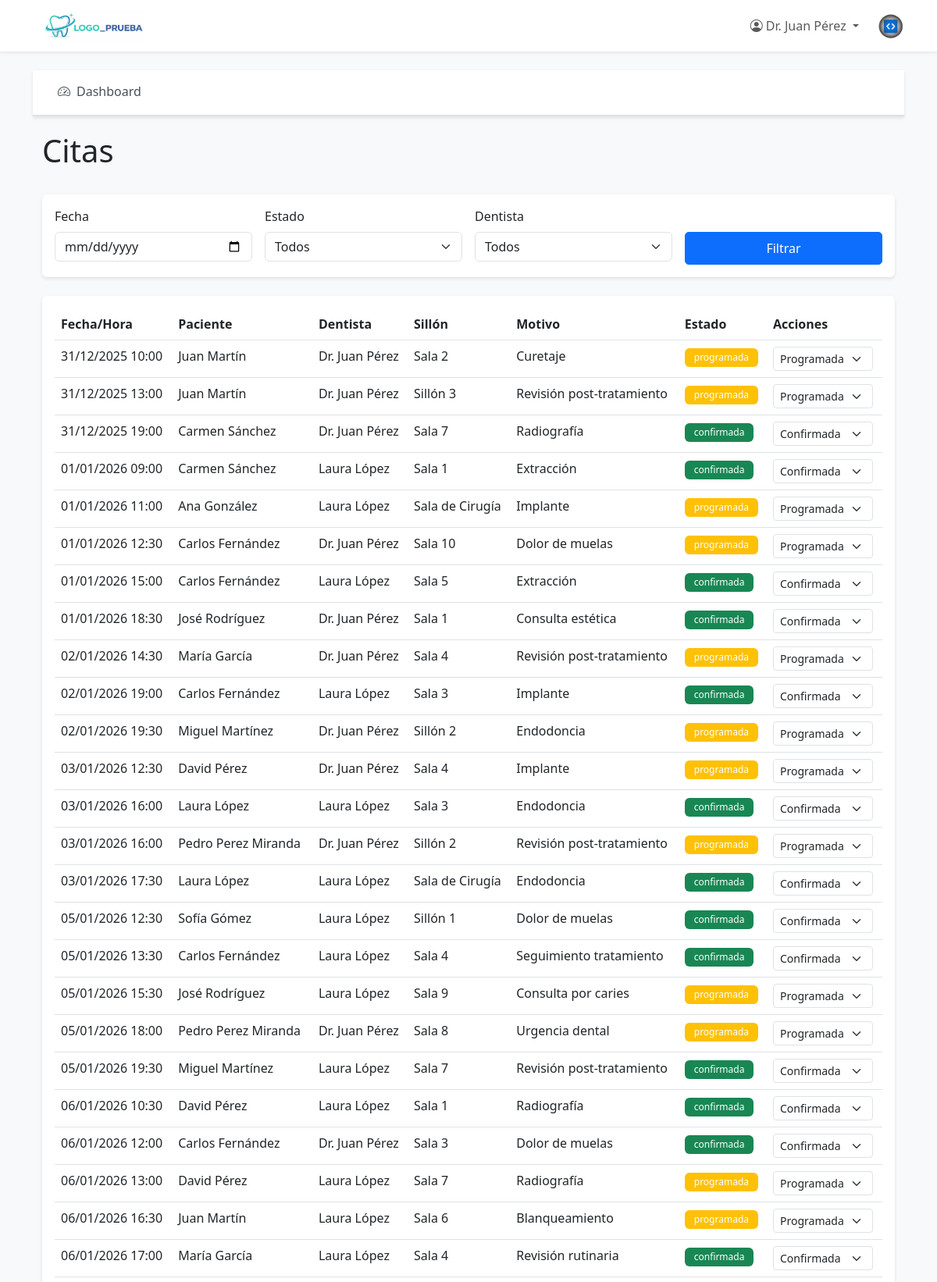
The app's page /panel/citas (signed in, upper part) with its own data.
### app/models.py (models this page shows, shortened)
class User(UserMixin, db.Model):
    __tablename__ = 'users'
    id = db.Column(db.Integer, primary_key=True)
    nombre = db.Column(db.String(100), nullable=False)
    email = db.Column(db.String(120), unique=True, nullable=False, index=True)
    password_hash = db.Column(db.String(255), nullable=False)
    rol = db.Column(db.String(50), nullable=False)  # admin, recepcionista, dentista, auxiliar, comercial
    activo = db.Column(db.Boolean, default=True, nullable=False)
    fecha_creacion = db.Column(db.DateTime, default=datetime.utcnow)
    appointments_as_dentist = db.relationship('Appointment', foreign_keys='Appointment.dentist_id', backref='dentist', lazy='dynamic')
    treatment_plans = db.relationship('TreatmentPlan', backref='dentist_user', lazy='dynamic')
    def is_admin(self):
        return self.rol == 'admin'
    def is_dentist(self):
        return self.rol == 'dentist'
    def is_recepcionista(self):
        return self.rol == 'recepcionista'

class Appointment(db.Model):
    __tablename__ = 'appointments'
    id = db.Column(db.Integer, primary_key=True)
    patient_id = db.Column(db.Integer, db.ForeignKey('patients.id'), nullable=False, index=True)
    dentist_id = db.Column(db.Integer, db.ForeignKey('users.id'), nullable=False, index=True)
    fecha_hora_inicio = db.Column(db.DateTime, nullable=False, index=True)
    fecha_hora_fin = db.Column(db.DateTime, nullable=False)
    room_id = db.Column(db.Integer, db.ForeignKey('rooms.id'), nullable=True, index=True)  # Relación con Room
    sillon = db.Column(db.String(50))  # Mantener por compatibilidad, pero usar room_id
    motivo = db.Column(db.Text)
    estado = db.Column(db.String(50), default='programada', nullable=False)  # programada, confirmada, cancelada, realizada
    notas = db.Column(db.Text)
    fecha_creacion = db.Column(db.DateTime, default=datetime.utcnow)

class Patient(db.Model):
    __tablename__ = 'patients'
    id = db.Column(db.Integer, primary_key=True)
    nombre = db.Column(db.String(100), nullable=False)
    apellidos = db.Column(db.String(100), nullable=False)
    email = db.Column(db.String(120), unique=True, nullable=False, index=True)
    telefono = db.Column(db.String(20))
    fecha_nacimiento = db.Column(db.Date)
    direccion = db.Column(db.Text)
    dni = db.Column(db.String(20), unique=True, index=True)
    fecha_alta = db.Column(db.DateTime, default=datetime.utcnow, nullable=False)
    notas_generales = db.Column(db.Text)
    password_hash = db.Column(db.String(255))  # Para login de pacientes
    activo = db.Column(db.Boolean, default=True, nullable=False)
    appointments = db.relationship('Appointment', backref='patient', lazy='dynamic', cascade='all, delete-orphan')
    clinical_records = db.relationship('ClinicalRecord', backref='patient', lazy='dynamic', cascade='all, delete-orphan')
    odontograms = db.relationship('Odontogram', backref='patient', lazy='dynamic', cascade='all, delete-orphan')
    treatment_plans = db.relationship('TreatmentPlan', backref='patient', lazy='dynamic', cascade='all, delete-orphan')
    invoices = db.relationship('Invoice', backref='patient', lazy='dynamic', cascade='all, delete-orphan')
    notifications = db.relationship('Notification', backref='patient', lazy='dynamic', cascade='all, delete-orphan')
    def nombre_completo(self):
        return f"{self.nombre} {self.apellidos}"

### app/routes_panel.py (the view)
@bp.route('/citas')
@login_required
@role_required('admin', 'recepcionista', 'dentista')
def citas_list():
    fecha = request.args.get('fecha')
    estado = request.args.get('estado')
    dentist_id = request.args.get('dentist_id', type=int)
    query = Appointment.query
    if current_user.is_dentist():
        query = query.filter_by(dentist_id=current_user.id)
    elif dentist_id:
        query = query.filter_by(dentist_id=dentist_id)
    if fecha:
        fecha_obj = datetime.strptime(fecha, '%Y-%m-%d').date()
        inicio_dia = datetime.combine(fecha_obj, datetime.min.time())
        fin_dia = datetime.combine(fecha_obj, datetime.max.time())
        query = query.filter(
            Appointment.fecha_hora_inicio >= inicio_dia,
            Appointment.fecha_hora_inicio <= fin_dia
        )
    else:
        query = query.filter(Appointment.fecha_hora_inicio >= datetime.now())
    if estado:
        query = query.filter_by(estado=estado)
    citas = query.order_by(Appointment.fecha_hora_inicio).all()
    dentistas = User.query.filter_by(rol='dentista', activo=True).all()
    return render_template('panel/citas/list.html', citas=citas, dentistas=dentistas,
                         fecha=fecha, estado=estado, dentist_id=dentist_id)

### app/models.py (called while the page is built)
    @classmethod
    def get_settings(cls):
        settings = cls.query.first()
        if not settings:
            settings = cls(nombre_clinica='Clínica Dental')
            db.session.add(settings)
            db.session.commit()
        return settings

### app/routes_auth.py (called while the page is built)
def role_required(*roles):
    def decorator(f):
        @wraps(f)
        @login_required
        def decorated_function(*args, **kwargs):
            if current_user.rol not in roles:
                flash('No tienes permisos para acceder a esta página.', 'error')
                return redirect(url_for('panel.dashboard'))
            return f(*args, **kwargs)
        return decorated_function
    return decorator

### templates/panel/citas/list.html (shortened to what this page needs)
{% extends "panel/base.html" %}
{% block panel_content %}
<div class="d-flex justify-content-between align-items-center mb-4">
    <h1>Citas</h1>
</div>
<div class="card mb-4">
    <div class="card-body">
        <form method="GET" class="row g-3">
            <div class="col-md-3">
                <label class="form-label">Fecha</label>
                <input type="date" class="form-control" name="fecha" value="{{ fecha }}">
            </div>
            <div class="col-md-3">
                <label class="form-label">Estado</label>
                <select class="form-select" name="estado">
                    <option value="">Todos</option>
                </select>
            </div>
            {% if not current_user.is_dentist() %}
            <div class="col-md-3">
                <label class="form-label">Dentista</label>
                <select class="form-select" name="dentist_id">
                    <option value="">Todos</option>
                </select>
            </div>
            {% endif %}
            <div class="col-md-3">
                <label class="form-label">&nbsp;</label>
                <button type="submit" class="btn btn-primary w-100">Filtrar</button>
            </div>
        </form>
    </div>
</div>
<div class="card">
    <div class="card-body">
        {% if citas %}
        <div class="table-responsive">
            <table class="table table-hover">
                <thead>
                    <tr>
                        <th>Fecha/Hora</th>
                        <th>Paciente</th>
                        {% if not current_user.is_dentist() %}
                        <th>Dentista</th>
                        {% endif %}
                        <th>Sillón</th>
                        <th>Motivo</th>
                        <th>Estado</th>
                        <th>Acciones</th>
                    </tr>
                </thead>
                <tbody>
                    {% for cita in citas %}
                    <tr>
                        <td>{{ cita.fecha_hora_inicio.strftime('%d/%m/%Y %H:%M') }}</td>
                        <td>{{ cita.patient.nombre_completo() }}</td>
                        {% if not current_user.is_dentist() %}
                        <td>{{ cita.dentist.nombre }}</td>
                        {% endif %}
                        <td>{{ cita.sillon or '-' }}</td>
                        <td>{{ cita.motivo or '-' }}</td>
                        <td>
                            <span class="badge bg-{{ 'success' if cita.estado == 'confirmada' else 'warning' if cita.estado == 'programada' else 'secondary' }}">
                                {{ cita.estado }}
                            </span>
                        </td>
                        <td>
                            <form method="POST" action="{{ url_for('panel.cita_change_status', cita_id=cita.id) }}" class="d-inline">
                                <select name="estado" class="form-select form-select-sm d-inline" style="width: auto;" onchange="this.form.submit()">
                                    <option value="programada" {% if cita.estado == 'programada' %}selected{% endif %}>Programada</option>
                                    <option value="confirmada" {% if cita.estado == 'confirmada' %}selected{% endif %}>Confirmada</option>
                                </select>
                            </form>
                        </td>
                    </tr>
                    {% endfor %}
                </tbody>
            </table>
        </div>
        {% else %}
        <p class="text-muted">No se encontraron citas con los filtros seleccionados.</p>
        {% endif %}
    </div>
</div>
{% endblock %}

### templates/base.html (shortened to what this page needs)
<!DOCTYPE html>
<html lang="es">
<head>
    <link href="https://cdn.jsdelivr.net/npm/bootstrap@5.3.0/dist/css/bootstrap.min.css" rel="stylesheet">
    <link rel="stylesheet" href="https://cdn.jsdelivr.net/npm/bootstrap-icons@1.11.0/font/bootstrap-icons.css">
    <link rel="stylesheet" href="{{ url_for('static', filename='css/style.css') }}">
</head>
<body>
    <nav class="navbar navbar-expand-lg navbar-light bg-white shadow-sm">
        <div class="container">
            <a class="navbar-brand d-flex align-items-center" href="{{ url_for('public.index') }}">
                <img src="{{ url_for('static', filename='logo.png') }}" alt="Clínica Dental" height="40" class="me-2">
            </a>
            <div class="collapse navbar-collapse" id="navbarNav">
                <ul class="navbar-nav ms-auto align-items-center">
                    {% if current_user.is_authenticated %}
                        {% if current_user.__class__.__name__ == 'User' %}
                            <li class="nav-item dropdown">
                                <a class="nav-link dropdown-toggle" href="#" id="navbarDropdown" role="button" data-bs-toggle="dropdown">
                                    <i class="bi bi-person-circle"></i> {{ current_user.nombre }}
                                </a>
                            </li>
                            <li class="nav-item d-flex align-items-center ms-3">
                                <img src="{{ url_for('static', filename='logo_jm.png') }}"
                                     alt="JM"
                                     height="35"
                                     class="logo-ayuda"
                                     style="cursor: pointer;"
                                     data-bs-target="#modalAyuda"
                                     title="¿Necesitas ayuda?"
                                     onclick="var modal = new bootstrap.Modal(document.getElementById('modalAyuda')); modal.show();">
                            </li>
                        {% endif %}
                    {% endif %}
                </ul>
            </div>
        </div>
    </nav>
    <main class="{% block main_class %}container my-4{% endblock %}">
        {% block content %}{% endblock %}
    </main>
</body>
</html>

### static/css/style.css (style rules this page uses)
:root { --primary-color: #0d6efd; --secondary-color: #6c757d; --success-color: #198754; --danger-color: #dc3545; --warning-color: #ffc107; --light-bg: #f8f9fa; }
body { font-family: 'Segoe UI', Tahoma, Geneva, Verdana, sans-serif; background-color: var(--light-bg); }
.navbar-brand { font-weight: bold; font-size: 1.5rem; }
.card { border: none; box-shadow: 0 2px 4px rgba(0,0,0,0.1); margin-bottom: 20px; }
.btn { border-radius: 5px; padding: 8px 16px; }
.btn-primary { background-color: var(--primary-color); border-color: var(--primary-color); }
.table { background-color: #fff; }
.table thead { background-color: var(--light-bg); }
.badge { padding: 6px 12px; font-weight: 500; }

### records on screen
User: nombre "Dr. Juan Pérez"
Appointment: fecha_hora_inicio "31/12/2025 10:00", patient.nombre_completo "Juan Martín", dentist.nombre "Dr. Juan Pérez", sillon "Sala 2", motivo "Curetaje", estado "programada", estado "Programada"
Appointment: fecha_hora_inicio "31/12/2025 13:00", patient.nombre_completo "Juan Martín", dentist.nombre "Dr. Juan Pérez", sillon "Sillón 3", motivo "Revisión post-tratamiento", estado "programada", estado "Programada"
Appointment: fecha_hora_inicio "31/12/2025 19:00", patient.nombre_completo "Carmen Sánchez", dentist.nombre "Dr. Juan Pérez", sillon "Sala 7", motivo "Radiografía", estado "confirmada", estado "Confirmada"
Appointment: fecha_hora_inicio "01/01/2026 09:00", patient.nombre_completo "Carmen Sánchez", dentist.nombre "Laura López", sillon "Sala 1", motivo "Extracción", estado "confirmada", estado "Confirmada"
Appointment: fecha_hora_inicio "01/01/2026 11:00", patient.nombre_completo "Ana González", dentist.nombre "Laura López", sillon "Sala de Cirugía", motivo "Implante", estado "programada", estado "Programada"
Appointment: fecha_hora_inicio "01/01/2026 12:30", patient.nombre_completo "Carlos Fernández", dentist.nombre "Dr. Juan Pérez", sillon "Sala 10", motivo "Dolor de muelas", estado "programada", estado "Programada"
Appointment: fecha_hora_inicio "01/01/2026 15:00", patient.nombre_completo "Carlos Fernández", dentist.nombre "Laura López", sillon "Sala 5", motivo "Extracción", estado "confirmada", estado "Confirmada"
Appointment: fecha_hora_inicio "01/01/2026 18:30", patient.nombre_completo "José Rodríguez", dentist.nombre "Dr. Juan Pérez", sillon "Sala 1", motivo "Consulta estética", estado "confirmada", estado "Confirmada"
Appointment: fecha_hora_inicio "02/01/2026 14:30", patient.nombre_completo "María García", dentist.nombre "Dr. Juan Pérez", sillon "Sala 4", motivo "Revisión post-tratamiento", estado "programada", estado "Programada"
Appointment: fecha_hora_inicio "02/01/2026 19:00", patient.nombre_completo "Carlos Fernández", dentist.nombre "Laura López", sillon "Sala 3", motivo "Implante", estado "confirmada", estado "Confirmada"
Appointment: fecha_hora_inicio "02/01/2026 19:30", patient.nombre_completo "Miguel Martínez", dentist.nombre "Dr. Juan Pérez", sillon "Sillón 2", motivo "Endodoncia", estado "programada", estado "Programada"
Appointment: fecha_hora_inicio "03/01/2026 12:30", patient.nombre_completo "David Pérez", dentist.nombre "Dr. Juan Pérez", sillon "Sala 4", motivo "Implante", estado "programada", estado "Programada"
Appointment: fecha_hora_inicio "03/01/2026 16:00", patient.nombre_completo "Laura López", dentist.nombre "Laura López", sillon "Sala 3", motivo "Endodoncia", estado "confirmada", estado "Confirmada"
Appointment: fecha_hora_inicio "03/01/2026 16:00", patient.nombre_completo "Pedro Perez Miranda", dentist.nombre "Dr. Juan Pérez", sillon "Sillón 2", motivo "Revisión post-tratamiento", estado "programada", estado "Programada"
Appointment: fecha_hora_inicio "03/01/2026 17:30", patient.nombre_completo "Laura López", dentist.nombre "Laura López", sillon "Sala de Cirugía", motivo "Endodoncia", estado "confirmada", estado "Confirmada"
Appointment: fecha_hora_inicio "05/01/2026 12:30", patient.nombre_completo "Sofía Gómez", dentist.nombre "Laura López", sillon "Sillón 1", motivo "Dolor de muelas", estado "confirmada", estado "Confirmada"
Appointment: fecha_hora_inicio "05/01/2026 13:30", patient.nombre_completo "Carlos Fernández", dentist.nombre "Laura López", sillon "Sala 4", motivo "Seguimiento tratamiento", estado "confirmada", estado "Confirmada"
Appointment: fecha_hora_inicio "05/01/2026 15:30", patient.nombre_completo "José Rodríguez", dentist.nombre "Laura López", sillon "Sala 9", motivo "Consulta por caries", estado "programada", estado "Programada"
Appointment: fecha_hora_inicio "05/01/2026 18:00", patient.nombre_completo "Pedro Perez Miranda", dentist.nombre "Dr. Juan Pérez", sillon "Sala 8", motivo "Urgencia dental", estado "programada", estado "Programada"
Appointment: fecha_hora_inicio "05/01/2026 19:30", patient.nombre_completo "Miguel Martínez", dentist.nombre "Laura López", sillon "Sala 7", motivo "Revisión post-tratamiento", estado "confirmada", estado "Confirmada"
Appointment: fecha_hora_inicio "06/01/2026 10:30", patient.nombre_completo "David Pérez", dentist.nombre "Laura López", sillon "Sala 1", motivo "Radiografía", estado "confirmada", estado "Confirmada"
Appointment: fecha_hora_inicio "06/01/2026 12:00", patient.nombre_completo "Carlos Fernández", dentist.nombre "Dr. Juan Pérez", sillon "Sala 3", motivo "Dolor de muelas", estado "confirmada", estado "Confirmada"
Appointment: fecha_hora_inicio "06/01/2026 13:00", patient.nombre_completo "David Pérez", dentist.nombre "Laura López", sillon "Sala 7", motivo "Radiografía", estado "programada", estado "Programada"
Appointment: fecha_hora_inicio "06/01/2026 16:30", patient.nombre_completo "Juan Martín", dentist.nombre "Laura López", sillon "Sala 6", motivo "Blanqueamiento", estado "programada", estado "Programada"
Appointment: fecha_hora_inicio "06/01/2026 17:00", patient.nombre_completo "María García", dentist.nombre "Laura López", sillon "Sala 4", motivo "Revisión rutinaria", estado "confirmada", estado "Confirmada"
